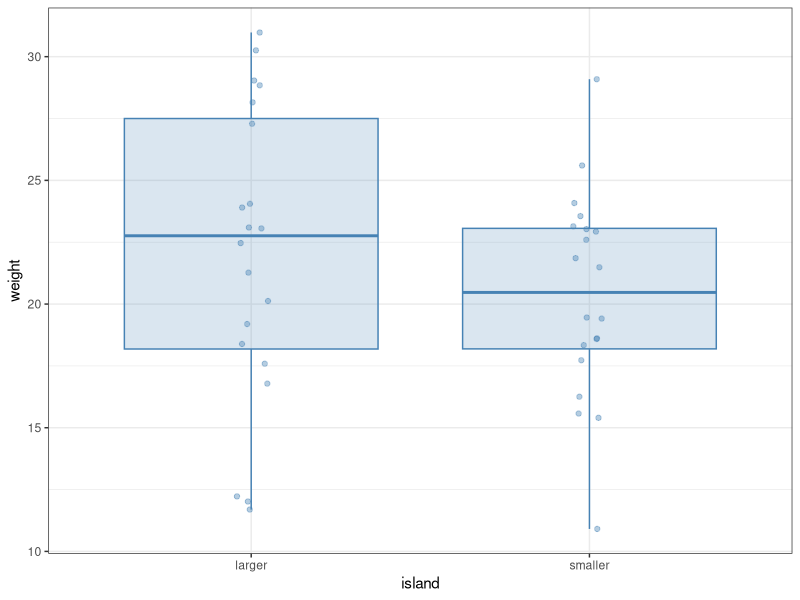
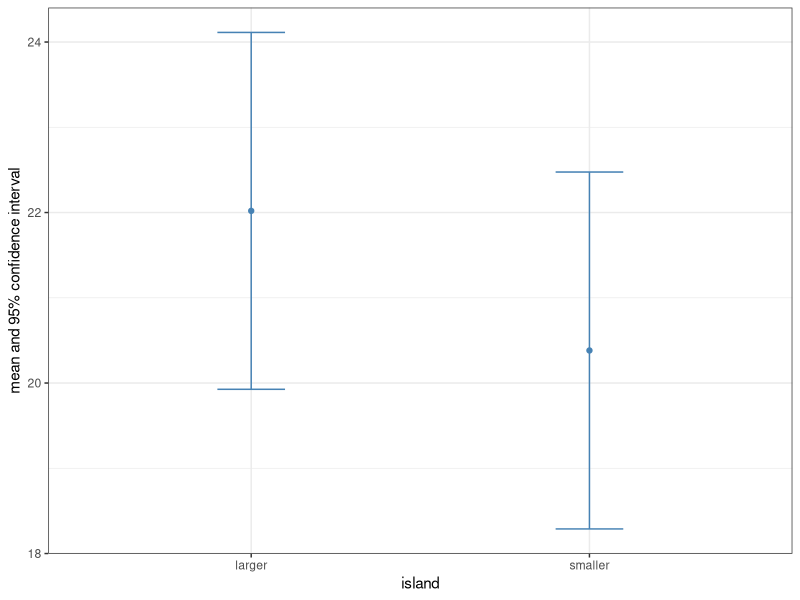
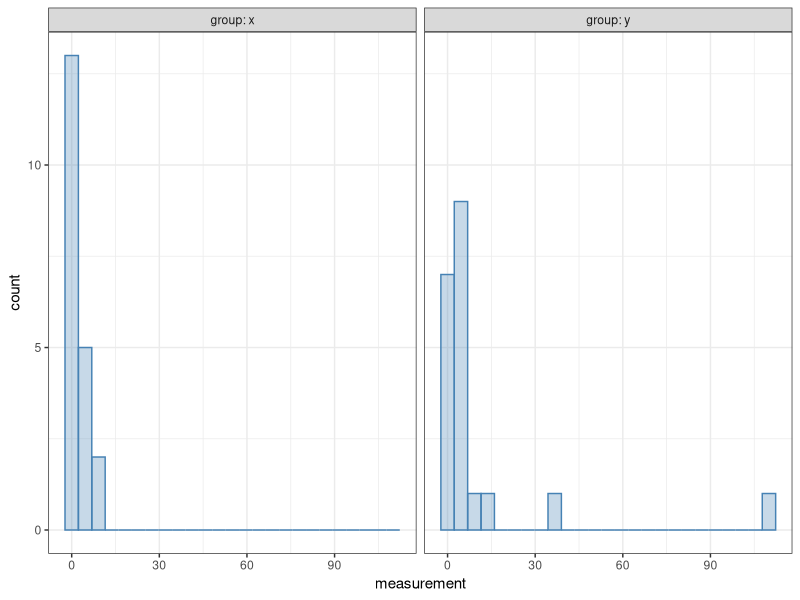

Recreate these plots in R, in order. (Note: this script raises an error after producing the figures.)
## ---- chunk 1
#| message: false
library(tidyverse)

bird <- read_csv("fictive_bird_example.csv")
print(bird, n = Inf)
## ---- chunk 2
bird |>
  ggplot(aes(x = island, y = weight)) +
  geom_boxplot(colour = "steelblue", fill = "steelblue",
               alpha = 0.2, outlier.shape = NA) +
  geom_jitter(alpha = 0.4, width = 0.05, colour = "steelblue") +
  theme_bw()
## ---- chunk 3
bird |>
  group_by(island) |>
  summarise(mean = mean(weight), median = median(weight)) |>
  ungroup()
## ---- chunk 4
bird |>
  group_by(island) |>
  summarise(mean = mean(weight), # Means of the two groups
            sd = sd(weight), # Standard deviations
            N = n(), # Sample sizes
            SEM = sd / sqrt(N), # Standard errors of the means
            CI = qt(1 - 0.025, N - 1)) |> # Confidence intervals
  ungroup() |> # Ungroup the data (not necessary here, but a good habit)
  ggplot(aes(x = island, y = mean, ymin = mean - CI, ymax = mean + CI)) +
  geom_point(colour = "steelblue") +
  geom_errorbar(colour = "steelblue", width = 0.2) +
  ylab("mean and 95% confidence interval") +
  theme_bw()
## ---- chunk 5
wilcox.test(weight ~ island, data = bird)
## ---- chunk 6
wilcox.test(weight ~ island, data = bird, conf.int = TRUE)
## ---- chunk 7
wilcox.test(weight ~ island, data = bird, conf.int = TRUE, conf.level = 0.99)
## ---- chunk 8
t.test(weight ~ island, data = bird)
## ---- chunk 9
t.test(weight ~ island, data = bird, conf.level = 0.99)
## ---- chunk 10
#| message: false
example <- read_csv("t_wilcox_example.csv")

example |>
  ggplot(aes(x = measurement)) +
  geom_histogram(bins = 25, alpha = 0.3,
                 colour = "steelblue", fill = "steelblue") +
  facet_wrap(~ group, labeller = label_both) +
  theme_bw()
## ---- chunk 11
t.test(measurement ~ group, data = example)
## ---- chunk 12
wilcox.test(measurement ~ group, data = example, conf.int = TRUE)
## ---- chunk 13
#| error: true
bird |>
  wilcox.test(weight ~ island, conf.int = TRUE)
## ---- chunk 14
bird |>
  wilcox.test(weight ~ island, data = _, conf.int = TRUE)
